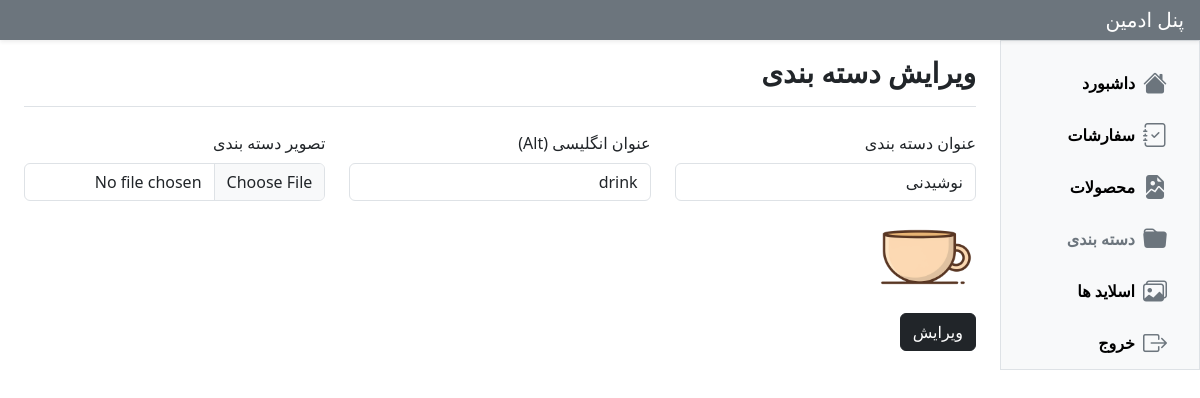
/admin-panel/pages/categories/edit.php?id=16 (signed in), run on the app's committed database.
### tables this page shows
CREATE TABLE `categories` (
  `id` int(11) NOT NULL,
  `title` varchar(255) NOT NULL,
  `image` varchar(255) DEFAULT NULL,
  `alt` varchar(255) NOT NULL
);

### admin-panel/pages/categories/edit.php (the view, shortened to what this page needs)
<?php
include "../../include/layout/header.php";
if (isset($_GET['id'])) {
    $categoryId = $_GET['id'];
    $category = $db->prepare('SELECT * FROM categories WHERE id = :id');
    $category->execute(['id' => $categoryId]);
    $category = $category->fetch();
}
?>
<div class="container-fluid">
    <div class="row">
        <?php include "../../include/layout/sidebar.php"; ?>
        <main class="col-md-9 ms-sm-auto col-lg-10 px-md-4">
            <div class="d-flex justify-content-between flex-wrap flex-md-nowrap align-items-center pt-3 pb-2 mb-3 border-bottom">
                <h1 class="fs-3 fw-bold">ویرایش دسته بندی</h1>
            </div>
            <div class="mt-4">
                <form method="post" class="row g-4" enctype="multipart/form-data">
                    <div class="col-12 col-sm-6 col-md-4">
                        <label class="form-label">عنوان دسته بندی</label>
                        <input type="text" name="title" class="form-control" value="<?= htmlspecialchars($category['title']) ?>" />
                    </div>
                    <div class="col-12 col-sm-6 col-md-4">
                        <label class="form-label">عنوان انگلیسی (Alt)</label>
                        <input type="text" name="alt" class="form-control" value="<?= htmlspecialchars($category['alt']) ?>" />
                    </div>
                    <div class="col-12 col-sm-6 col-md-4">
                        <label for="formFile" class="form-label">تصویر دسته بندی</label>
                        <input name="image" class="form-control" type="file" />
                    </div>
                    <div class="col-12 col-sm-6 col-md-4">
                        <?php if (!empty($category['image'])): ?>
                            <img class="rounded" src="../../../uploads/categories/<?= htmlspecialchars($category['image']) ?>" width="100" />
                        <?php else: ?>
                            <p>No image uploaded</p>
                        <?php endif; ?>
                    </div>
                    <div class="col-12">
                        <button name="editCategory" type="submit" class="btn btn-dark">
                            ویرایش
                        </button>
                    </div>
                </form>
            </div>
        </main>
    </div>
</div>
<?php include "../../include/layout/footer.php"; ?>

### data on the page
categories: title "نوشیدنی", alt "drink", image (picture)
